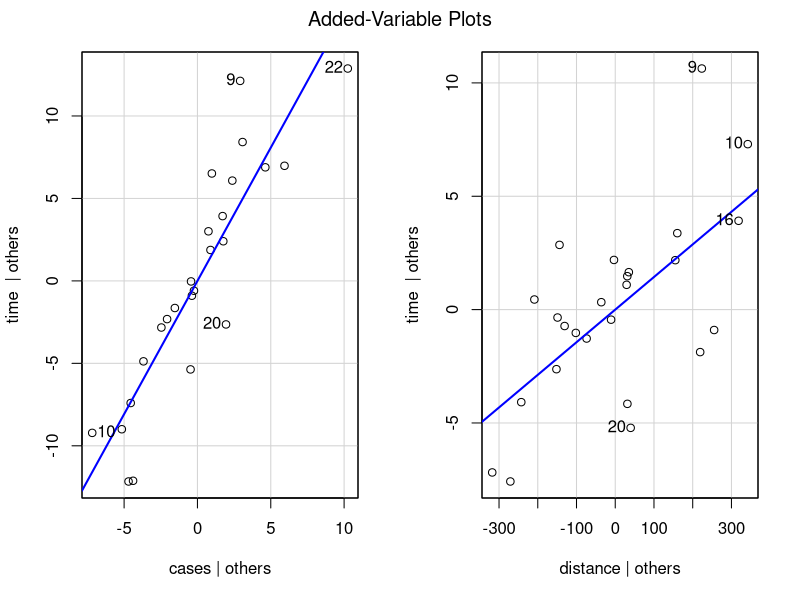
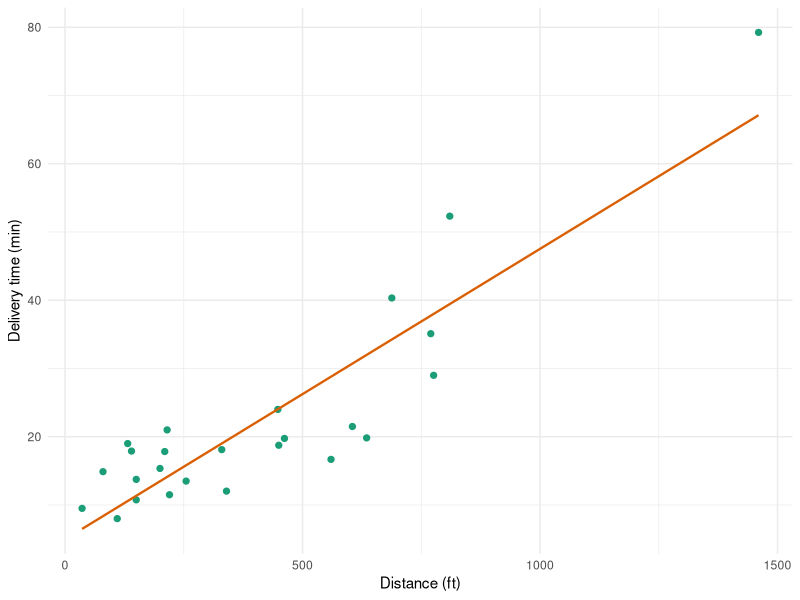
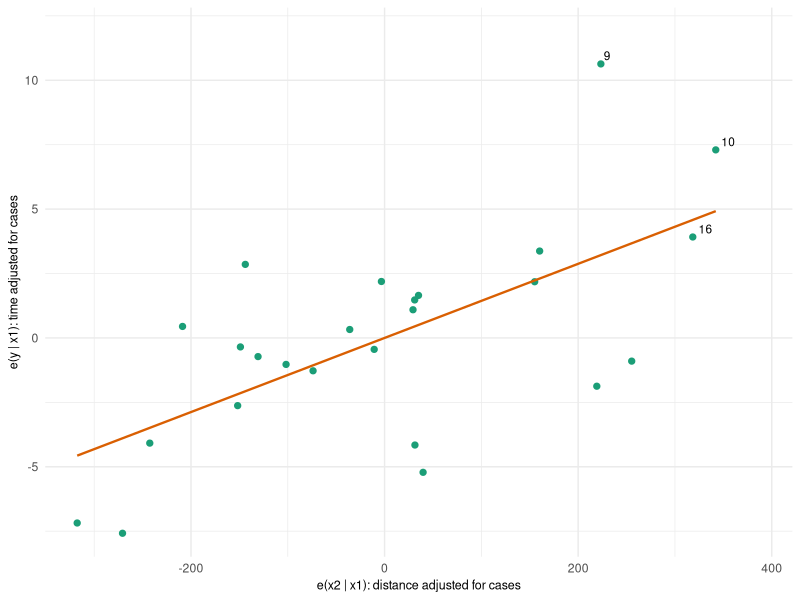
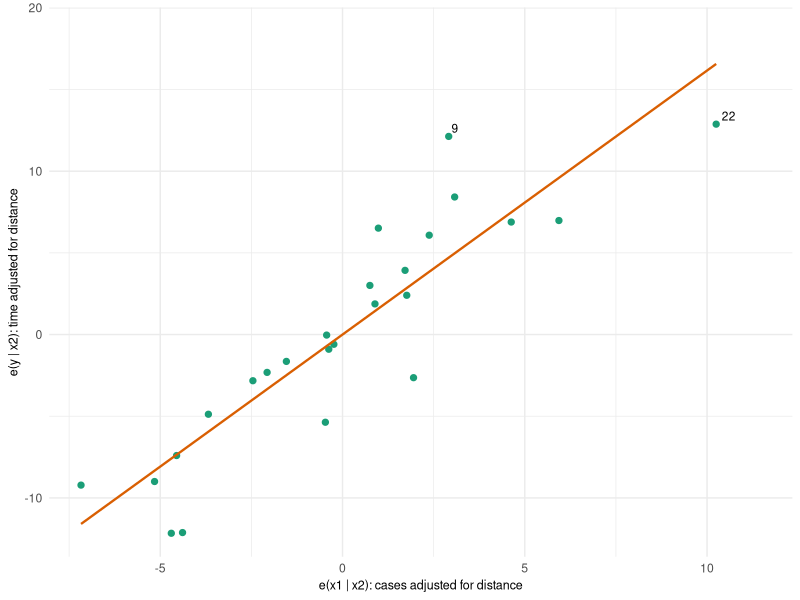
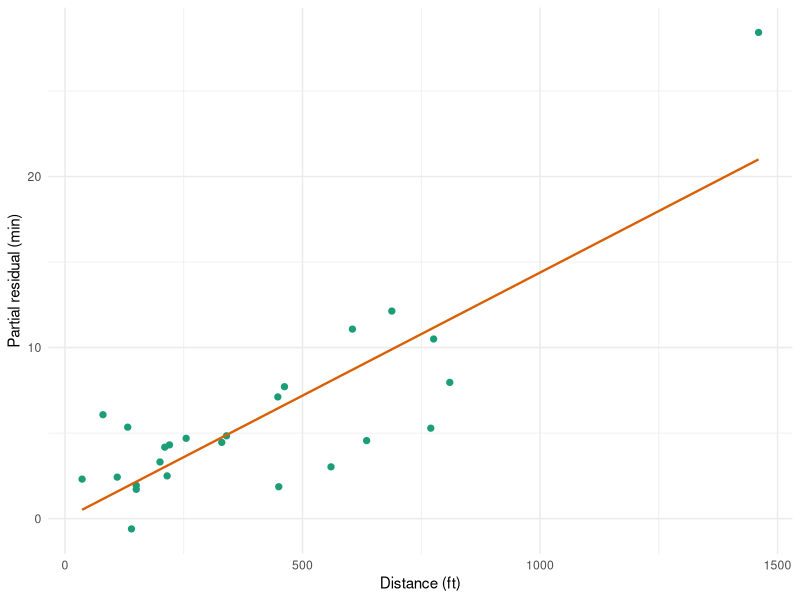
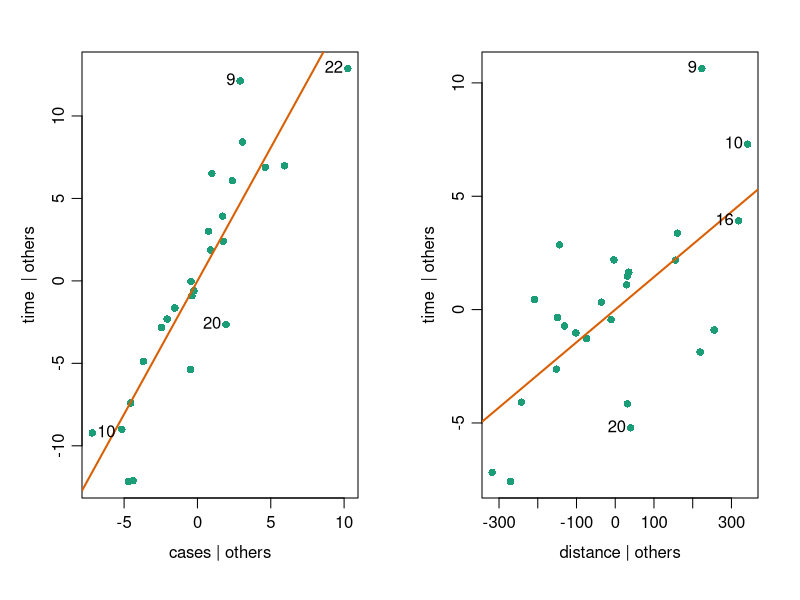
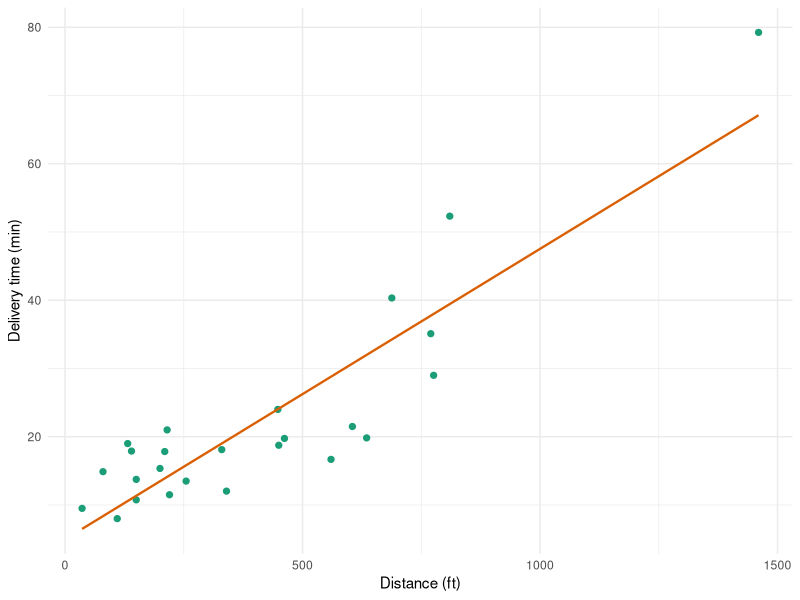
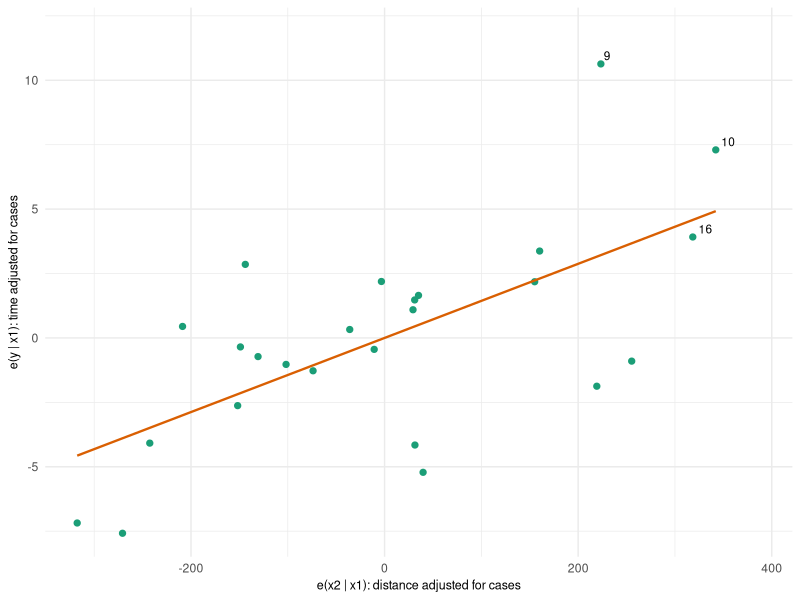

Write R code to recreate these figures, in order.
library(ggplot2)

delivery <- read.csv("delivery.csv")

pt_col   <- "#1b9e77"
line_col <- "#d95f02"
fig_w    <- 3.4
fig_h    <- 2.5

theme_lecture <- function(){
    theme_minimal(base_size = 11) +
    theme(
        panel.background = element_rect(fill = "transparent", colour = NA),
        plot.background  = element_rect(fill = "transparent", colour = NA)
    )
}

# ---- Models ------------------------------------------------------------------
fit_full <- lm(time ~ cases + distance, data = delivery)
fit_x1   <- lm(time ~ cases, data = delivery)      # reduced model: test distance
fit_x2   <- lm(time ~ distance, data = delivery)   # reduced model: test cases

summary(fit_full)
deviance(fit_full)                  # SSRes(FM) = 233.73
deviance(fit_x1)                    # SSRes(RM), x1 only = 402.13
deviance(fit_x2)                    # SSRes(RM), x2 only = 1185.39

# ---- Partial F-tests (extra sum of squares) -----------------------------------
anova(fit_x1, fit_full)             # distance given cases: extra SS 168.40, F = 15.85
anova(fit_x2, fit_full)             # cases given distance: extra SS 951.66, F = 89.58
coef(summary(fit_full))[, "t value"]^2   # t^2 equals the partial F for each coefficient

# ---- Sequential vs. partial sums of squares -----------------------------------
anova(fit_full)                                       # sequential, cases first
anova(lm(time ~ distance + cases, data = delivery))   # sequential, distance first
drop1(fit_full, test = "F")                           # partial (each term entered last)
car::Anova(fit_full, type = "III")                  # same partial F-tests

# ---- Orthogonal columns: replace distance by e(distance | cases) --------------
delivery$z <- resid(lm(distance ~ cases, data = delivery))
anova(lm(time ~ cases + z, data = delivery))          # 5382.41, 168.40
anova(lm(time ~ z + cases, data = delivery))          # 168.40, 5382.41 (order irrelevant)

# ---- Added-variable data ------------------------------------------------------
av_distance <- data.frame(
    obs = delivery$obs,
    ex  = resid(lm(distance ~ cases, data = delivery)),
    ey  = resid(lm(time ~ cases, data = delivery))
)
av_cases <- data.frame(
    obs = delivery$obs,
    ex  = resid(lm(cases ~ distance, data = delivery)),
    ey  = resid(lm(time ~ distance, data = delivery))
)

# Properties: slope = full-model coefficient, residuals = full-model residuals
av_fit <- lm(ey ~ ex, data = av_distance)
coef(av_fit)                                  # intercept 0, slope 0.014385
coef(fit_full)["distance"]
max(abs(resid(av_fit) - resid(fit_full)))     # ~ 0
sum(av_distance$ex^2) * coef(fit_full)["distance"]^2    # 168.40 = SSR(beta2 | beta1)
summary(av_fit)$r.squared                     # 0.4188 = 168.40 / 402.13

# cross-check with the car package
car::avPlots(fit_full)

# save the car version (both regressors side by side) for the slides
pdf("delivery_avplots_car.pdf", width = 2 * fig_w, height = 1.3 * fig_h, bg = "transparent")
par(mar = c(4, 4, 0.5, 0.5), mgp = c(2.2, 0.7, 0), cex = 0.8)
car::avPlots(fit_full, layout = c(1, 2), main = "", grid = FALSE,
             col = pt_col, col.lines = line_col, pch = 16)
dev.off()

# ---- Figures ------------------------------------------------------------------
# Raw scatter: time vs distance (marginal slope 0.0426)
p_raw <- ggplot(delivery, aes(x = distance, y = time)) +
    geom_point(size = 1.8, colour = pt_col) +
    geom_smooth(method = "lm", se = FALSE, colour = line_col, linewidth = 0.8) +
    labs(x = "Distance (ft)", y = "Delivery time (min)") +
    theme_lecture()
p_raw
ggsave("delivery_raw_distance.pdf", p_raw, bg = "transparent", width = fig_w, height = fig_h)

# Added-variable plot for distance given cases
p_av_distance <- ggplot(av_distance, aes(x = ex, y = ey)) +
    geom_point(size = 1.8, colour = pt_col) +
    geom_smooth(method = "lm", se = FALSE, colour = line_col, linewidth = 0.8) +
    geom_text(data = subset(av_distance, obs %in% c(9, 10, 16)), aes(label = obs),
            hjust = -0.4, vjust = -0.4, size = 3) +
    labs(x = "e(x2 | x1): distance adjusted for cases",
       y = "e(y | x1): time adjusted for cases") +
    scale_x_continuous(expand = expansion(mult = c(0.05, 0.12))) +
    scale_y_continuous(expand = expansion(mult = c(0.05, 0.12))) +
    theme_lecture() +
    theme(axis.title = element_text(size = 9))

p_av_distance
ggsave("delivery_av_distance.pdf", p_av_distance, bg = "transparent", width = fig_w, height = fig_h)

# Added-variable plot for cases given distance
p_av_cases <- ggplot(av_cases, aes(x = ex, y = ey)) +
    geom_point(size = 1.8, colour = pt_col) +
    geom_smooth(method = "lm", se = FALSE, colour = line_col, linewidth = 0.8) +
    geom_text(data = subset(av_cases, obs %in% c(9, 22)), aes(label = obs),
            hjust = -0.4, vjust = -0.4, size = 3) +
    labs(x = "e(x1 | x2): cases adjusted for distance",
       y = "e(y | x2): time adjusted for distance") +
    scale_x_continuous(expand = expansion(mult = c(0.05, 0.12))) +
    scale_y_continuous(expand = expansion(mult = c(0.05, 0.12))) +
    theme_lecture() +
    theme(axis.title = element_text(size = 9))

p_av_cases
ggsave("delivery_av_cases.pdf", p_av_cases, bg = "transparent", width = fig_w, height = fig_h)

# Partial residual plot for distance
delivery$partial_res <- resid(fit_full) + coef(fit_full)["distance"] * delivery$distance
p_pr <- ggplot(delivery, aes(x = distance, y = partial_res)) +
    geom_point(size = 1.8, colour = pt_col) +
    geom_smooth(method = "lm", se = FALSE, colour = line_col, linewidth = 0.8) +
    labs(x = "Distance (ft)", y = "Partial residual (min)") +
    theme_lecture()

p_pr
ggsave("delivery_pr_distance.pdf", p_pr, bg = "transparent", width = fig_w, height = fig_h)
